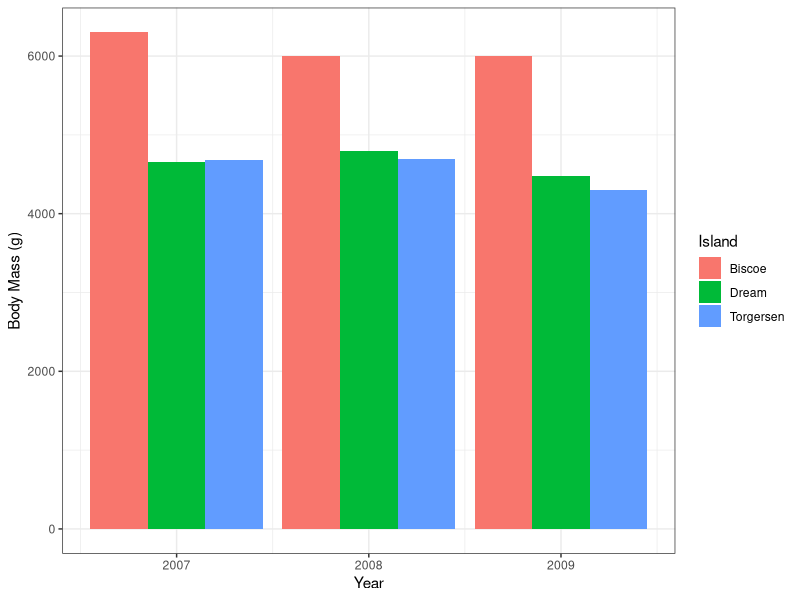

Write the R code that produced this figure.
## ---- chunk 1
knitr::opts_chunk$set(echo = TRUE,
                      message= FALSE,
                      warning= FALSE)
## ---- chunk 2
library(palmerpenguins)
library(tidyverse)
library(here)
## ---- chunk 3
glimpse(penguins)
## ---- chunk 4
penguins %>% 
  ggplot(aes(x= year, y= body_mass_g, fill= island)) +
  geom_bar(stat= "identity", 
           position= position_dodge()) +
  labs(x= "Year", y= "Body Mass (g)", fill= "Island") +
  theme_bw()
